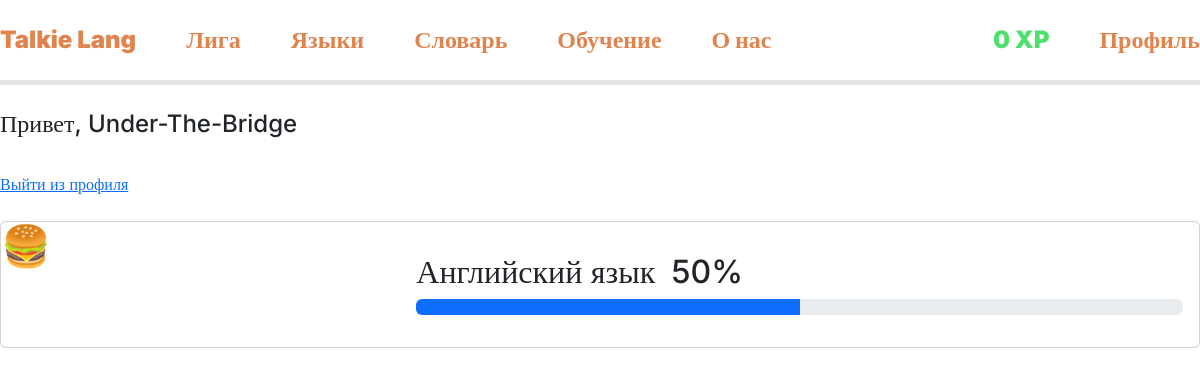
Page /profile/index.php (signed in) on the earlier database version.
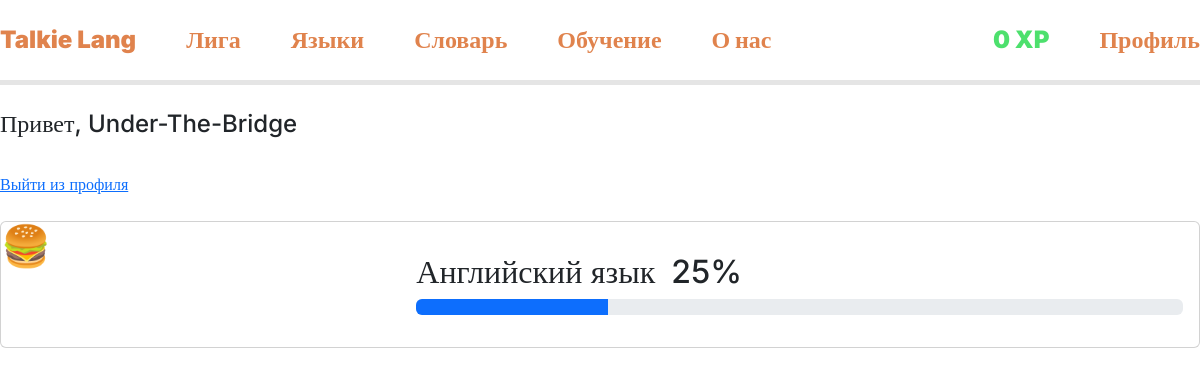
Same page on the later database version.
### tables this page shows
CREATE TABLE `users` (
  `user_id` int NOT NULL,
  `user_login` text NOT NULL,
  `user_email` text NOT NULL,
  `user_password` text NOT NULL,
  `user_role` enum('user','admin') NOT NULL DEFAULT 'user',
  `user_weekly_xp` int NOT NULL DEFAULT '0',
  `user_league` int NOT NULL DEFAULT '1'
);

CREATE TABLE `user_lang_progress` (
  `id` int NOT NULL,
  `user_id` int NOT NULL,
  `lang_id` int NOT NULL,
  `progress` int NOT NULL DEFAULT '0'
);

### profile/index.php (the view, shortened to what this page needs)
<?php
require "../connection-db.php";
$id = $_SESSION["id"];
$user = mysqli_fetch_assoc(mysqli_query($conn, "select * from users where user_id = $id"));
$progresses = mysqli_fetch_all(mysqli_query($conn,"select * from user_lang_progress where user_id = $id"));
?>
<!DOCTYPE html>
<html lang="en">
<?php include "../components/head.php"; ?>
<body>
    <?php include "../components/header.php"; ?>
    <main class="container">
        <h4>Привет, <?=$user["user_login"]?></h4>
        <a href="logout.php">Выйти из профиля</a>
        <?php foreach($progresses as $progress):
            $lessons = mysqli_num_rows(mysqli_query($conn,"select * from lesson where lesson_language = ".$progress[2]));
            ?>
        <div class="card mb-3">
            <div class="row g-0 d-flex justify-content-between align-items-center">
                <div class="col-md-4"  style="height: 125px; max-width:125px">
                    <h1>🍔</h1>
                </div>
                <div class="col-md-8">
                    <div class="card-body">
                        <div class="d-flex g-1">
                            <h2 class="card-title">Английский язык</h2>
                            <h2 class="card-title ms-3"><?=(int)round(100*$progress[3]/$lessons)."%"?></h2>
                        </div>
                    <p class="card-text">
                        <div class="progress" role="progressbar" aria-label="Basic example" aria-valuenow="0" aria-valuemin="0" aria-valuemax="100">
                            <div class="progress-bar" style="width: calc(100%*<?=$progress[3]?>/<?=$lessons?>)"></div>
                        </div>
                        </p>
                    </div>
                </div>
            </div>
        </div>
        <?php endforeach;?>
    </main>
</body>
</html>

### components/head.php (shortened to what this page needs)
<head>
    <link rel="stylesheet" href="../../css/bootstrap.min.css">
    <link rel="stylesheet" href="../../css/style.css">
</head>

### components/header.php
<header>
    <div class="nav-bar">
        <div>
            <div>
                <?php if (!isset($_SESSION["lang"])): ?>
                    <a href="/">Talkie Lang</a>
                <?php else: ?>
                    <a href="/<?= $_SESSION["lang"] ?>">Talkie Lang</a>
                <?php endif; ?>
                <a href="/league">Лига</a>
                <a href="/langs">Языки</a>
                <?php if (!isset($_SESSION["lang"])): ?>
                    <a href="/dictionary">Словарь</a>
                <?php endif; ?>
                <a href="">Обучение</a>
                <a href="">О нас</a>
            </div>
            <div>
                <?php if (!isset($_SESSION["id"])): ?>
                    <a href="/auth/">Вход</a>
                    <a href="/register/">Регистрация</a>
                <?php else: ?>
                    <p class="xp"><?= $user["user_weekly_xp"] ?> XP</p>
                    <a href="/profile/">Профиль</a>
                <?php endif; ?>
            </div>
        </div>
    </div>
</header>

### css/style.css (style rules this page uses)
* { transition: 0.15s ease-out; }
:root { --main-color: #e0834d; --main-color-shadow: #c06b3a; --main-color-light: rgb(235, 155, 109); --green-color: #4de06d; --green-color-shadow: #2db64b; --red-color: #e0524d; --red-color-shadow: #b6362d; --bg-color: #0f0f0f; --bg-secondary: #1a1a1a; --gray-color: #a38a7a; --gray-color-light: #d3c2b6; }
body { font-family: inter; }
p { margin: 0; }
header { height: 85px; }
.nav-bar { width: 100%; position: fixed; height: 85px; display: flex; justify-content: center; align-items: center; box-sizing: border-box; border-bottom: 5px solid #e5e5e5; background-color: white; z-index: 10; }
.nav-bar>div { width: 1280px; display: flex; justify-content: space-between; align-items: center; }
.nav-bar>div div { display: flex; align-items: center; gap: 50px; }
.nav-bar>div div a { color: var(--main-color); text-decoration: none; font-weight: 900; font-size: 24px; }
.container { max-width: 1280px; display: flex; flex-direction: column; gap: 25px; padding-left: 0; padding-right: 0; }
main { padding: 25px 0; }
.xp { color: var(--green-color); text-decoration: none; font-weight: 900; font-size: 24px; }

Differences in the rows shown:
removed user_lang_progress: 100*$progress[3]/$lessons "50"
added user_lang_progress: 100*$progress[3]/$lessons "25"
